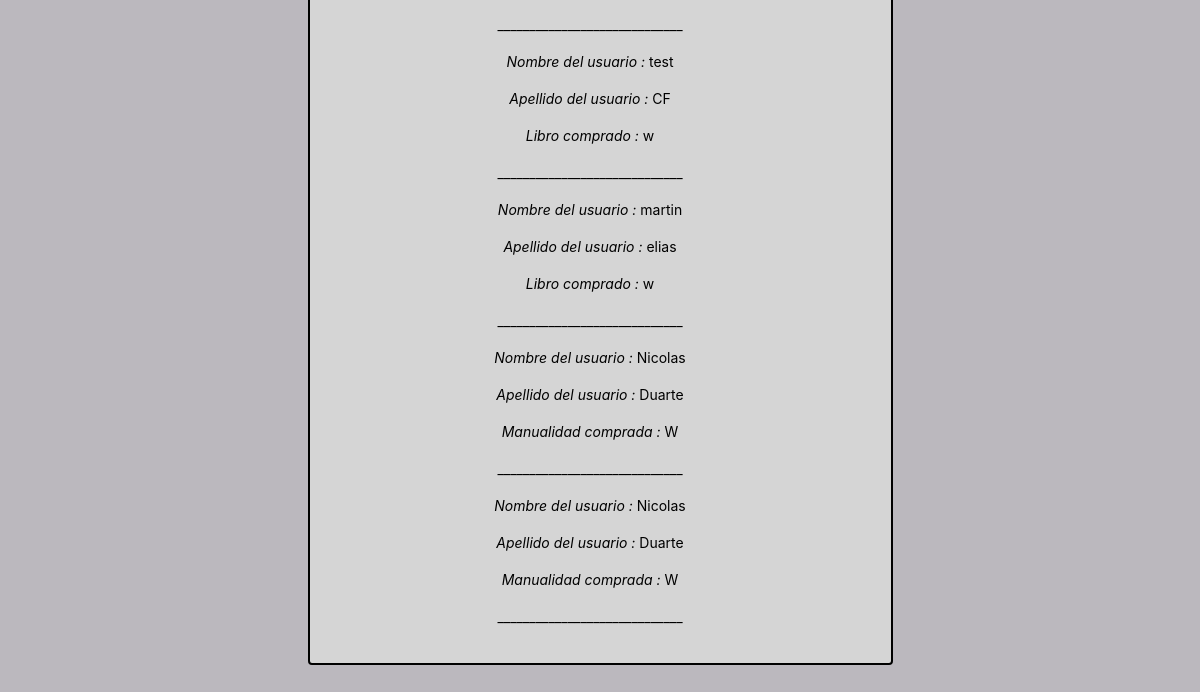
The app's page /VistaCompradores (signed in, lower part), older data.
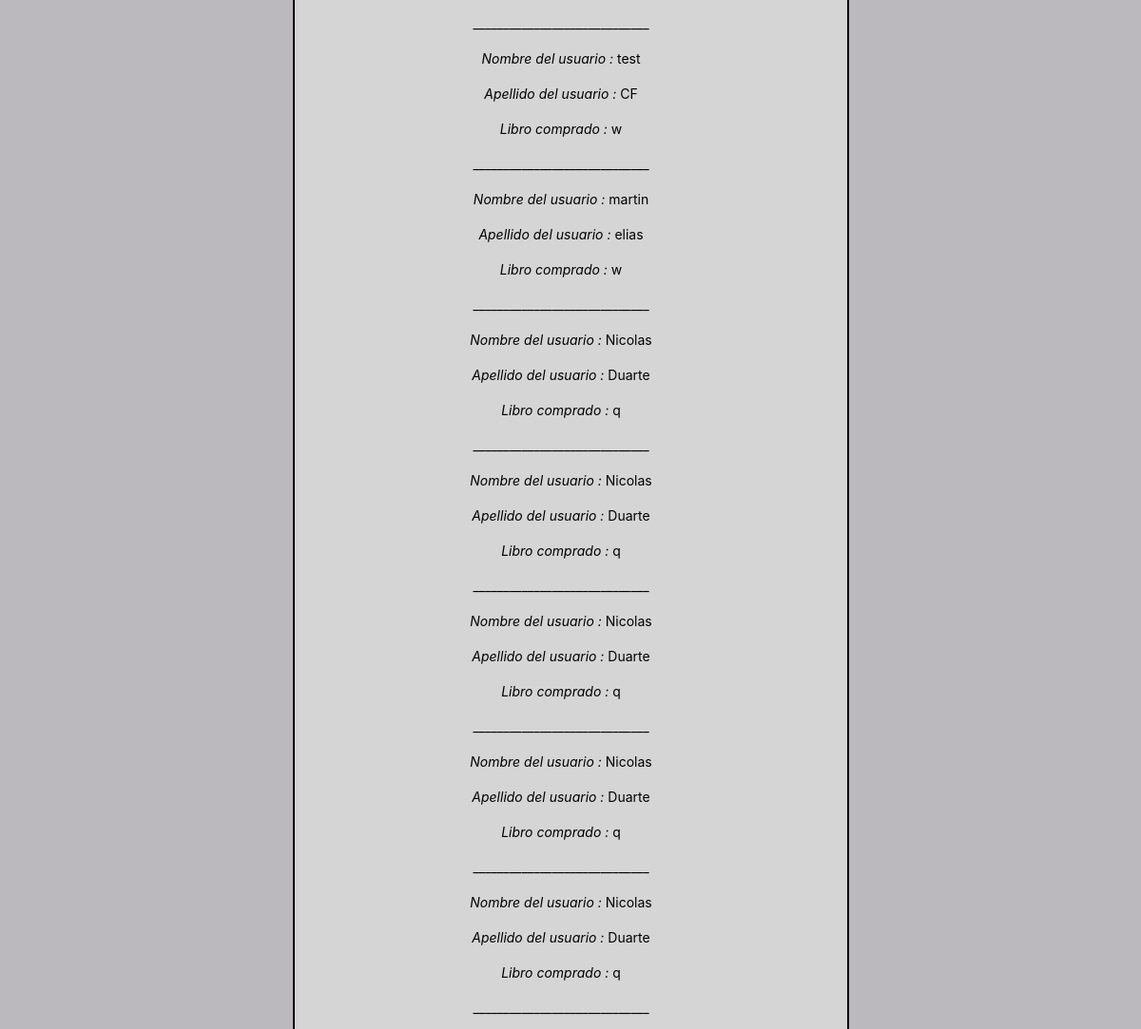
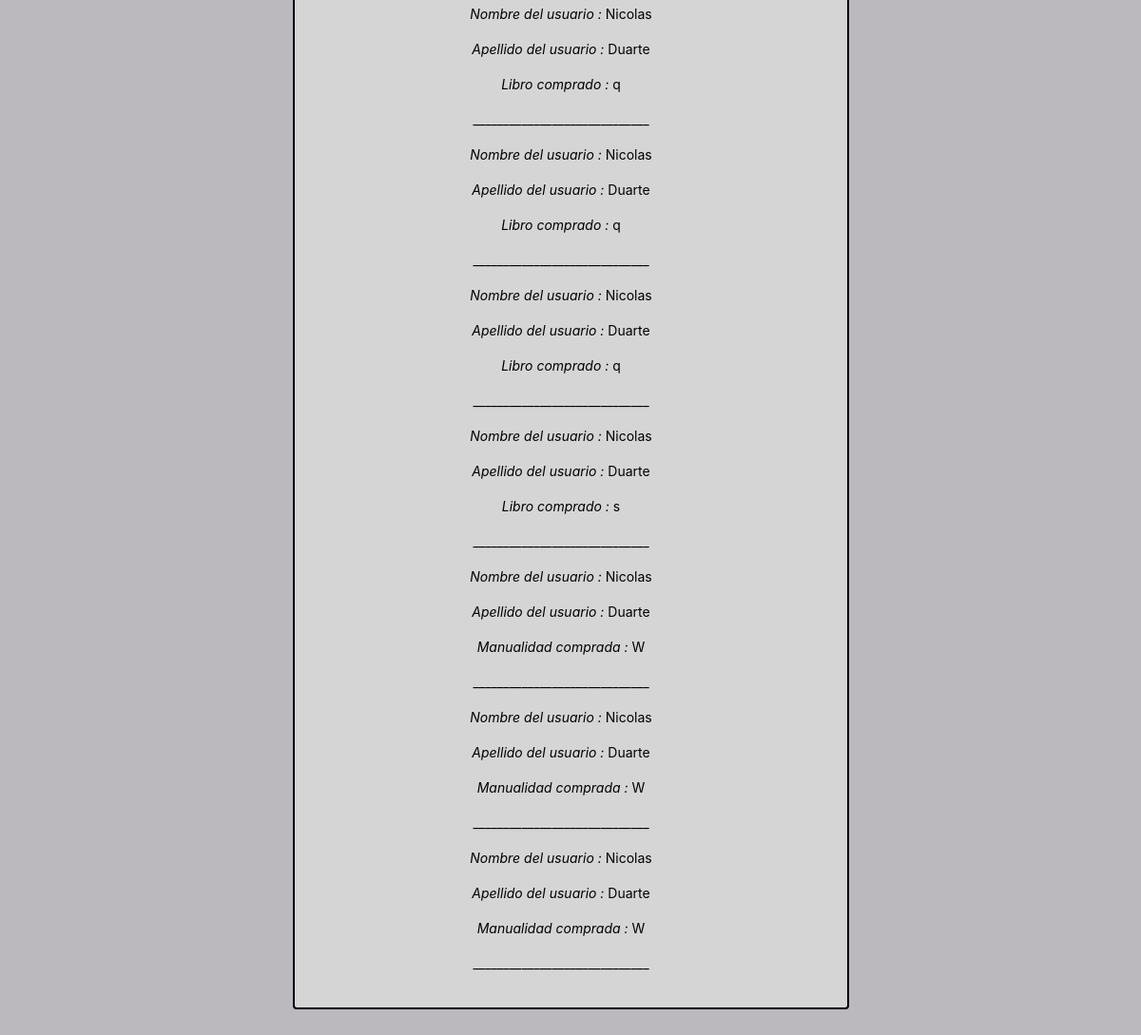
The same page, newer data (2 pictures, top to bottom).
### homePage/models.py (models this page shows, shortened)
class Compradores(models.Model):
		libro = models.ForeignKey(infoLibro, on_delete=models.SET_NULL,null=True)
		manualidad = models.ForeignKey(contenidoManualidad, on_delete=models.SET_NULL,null=True)
		multimedia = models.ForeignKey(contenidoMultimedia, on_delete=models.SET_NULL,null=True)
		usuarioDuenio=models.ForeignKey (infousuario,on_delete=models.SET_NULL, null=True,related_name='usuarioDuenio')
		usuarioComprador=models.ForeignKey (infousuario,on_delete=models.SET_NULL, null=True,related_name='usuarioComprador')

class infousuario(models.Model):
	cuantaCerrada=models.BooleanField(default=False)
	tieneCuentaActivada=models.BooleanField(default=True)
	balance= models.IntegerField(default=0,validators=[MinValueValidator(50)])
	user= models.OneToOneField (User,on_delete=models.CASCADE)
	descripcion=models.TextField(max_length=130, default="",blank=True, null=True)
	aficiones= models.ForeignKey(competencias,on_delete=models.CASCADE,null=True)
	es_CreadorDeContenido= models.BooleanField(default=False)
	profile_img=models.ImageField(upload_to='images/profile/',default='images/profile/perfilb.jpg',null=False,blank=False)
	es_Colaborador= models.BooleanField(default=False)
	numeroTelefono=models.PositiveIntegerField(blank=True, null=True, validators=[MinValueValidator(1000000),MaxValueValidator(9999999999)])

class infoLibro(models.Model):
	user=models.ForeignKey(User,on_delete=models.SET_NULL, null=True)
	archivo=models.FileField(upload_to='contenido/books/', validators=[validate_file_extension],default='contenido/books/default.pdf')
	genero= models.ForeignKey(GeneroLiterario, on_delete=models.SET_NULL, null=True)
	Titulo= models.CharField(max_length=50)
	Descripcion=models.TextField(max_length=2000)
	ISBN= models.IntegerField()
	PrecioLibro= models.IntegerField(default=0,validators=[MinValueValidator(50)])
	CantidadPaginas=models.IntegerField()
	Idioma=models.CharField(max_length=15)
	imagen=models.ImageField(upload_to='images/books/covers/',default='images/books/covers/default.jpg', null=True,blank=True )

class contenidoManualidad(models.Model):
	user=models.ForeignKey(User,on_delete=models.SET_NULL, null=True)
	title=models.CharField(max_length=50)
	existencias=models.IntegerField(default=0)
	descripcion=models.TextField(max_length=150)
	genero=models.ForeignKey(GeneroManualidad, on_delete=models.SET_NULL, null=True)
	precioV=models.PositiveIntegerField(default=0,validators=[MinValueValidator(50)])
	imagen=models.ImageField(upload_to='images/manualidades/covers/',default='images/manualidades/covers/default.jpg', null=True,blank=True )
	imagen2=models.ImageField(upload_to='images/manualidades/covers/',default='images/manualidades/covers/default.jpg', null=True,blank=True )
	imagen3=models.ImageField(upload_to='images/manualidades/covers/',default='images/manualidades/covers/default.jpg', null=True,blank=True )
	puntaje=models.DecimalField(max_digits=5, decimal_places=2, blank=True, null=True, default=0.00)
	canticomp=models.IntegerField(default=0)
	escultura='escultura'
	pintura='pintura'
	TipoMan= (
        (escultura, 'escultura'),
        (pintura, 'pintura'),
    )
	tipo=models.CharField(max_length=9,choices=TipoMan, null=True)

### homePage/views.py (the view)
# urls.py: url(r'^VistaCompradores$', views.compradores_view, name='ver compradores'),
@login_required(login_url='/')
def compradores_view(request):
	usuario= infousuario.objects.get(user = request.user)
	usuariosCompradores=[]
	usuariosCompraManu=[]
	compradxres=Compradores.objects.filter(usuarioDuenio=infousuario.objects.get(user = request.user))
	for item in compradxres:
		if( item.usuarioComprador is not None and item.libro is not None ):#Si es un libro
			usuariosCompradores.append(item)
		if( item.usuarioComprador is not None and item.manualidad is not None ):#Si es un libro
			usuariosCompraManu.append(item)
	return render(request,'VistaCompradores.html',{'usuariosCompradores':usuariosCompradores,'usuariosCompraManu':usuariosCompraManu})

### homePage/templates/VistaCompradores.html (shortened to what this page needs)
{% extends 'plantillaGeneral.html' %}
{% block extrahead %}
<link rel="stylesheet" href="/static/css/perfil.css">
{% endblock %}
{% block content %}
<div class="row">
	<div class="col col-3"></div>
	<div class="col col-6">
		<div class="container-7 conteiner">
			<center>
				{% for  Usuarios in usuariosCompradores %}
				<p><em><i>Nombre del usuario : </i></em>{{Usuarios.usuarioComprador.user.first_name}}</p>
				<p><em><i>Apellido del usuario :</i></em> {{Usuarios.usuarioComprador.user.last_name}}</p>
				<p><em><i>Libro comprado : </i></em>{{Usuarios.libro.Titulo}}</p>
				<p>_____________________________</p>
				{%endfor%}
				{% for  Usuar in usuariosCompraManu %}
				<p><em><i>Nombre del usuario :</i></em> {{Usuar.usuarioComprador.user.first_name}}</p>
				<p><em><i>Apellido del usuario :</i></em> {{Usuar.usuarioComprador.user.last_name}}</p>
				<p><em><i>Manualidad comprada :</i></em> {{Usuar.manualidad.title}}</p>
				<p>_____________________________</p>
				{%endfor%}
				</center>
		</div>
	</div>
{% endblock %}

Row changes from the older to the newer data that the page shows:
added Compradores: usuarioComprador.user.first_name "Nicolas", usuarioComprador.user.last_name "Duarte", libro.Titulo "q"
added Compradores: usuarioComprador.user.first_name "Nicolas", usuarioComprador.user.last_name "Duarte", libro.Titulo "q"
added Compradores: usuarioComprador.user.first_name "Nicolas", usuarioComprador.user.last_name "Duarte", libro.Titulo "q"
added Compradores: usuarioComprador.user.first_name "Nicolas", usuarioComprador.user.last_name "Duarte", libro.Titulo "q"
added Compradores: usuarioComprador.user.first_name "Nicolas", usuarioComprador.user.last_name "Duarte", libro.Titulo "q"
added Compradores: usuarioComprador.user.first_name "Nicolas", usuarioComprador.user.last_name "Duarte", libro.Titulo "q"
added Compradores: usuarioComprador.user.first_name "Nicolas", usuarioComprador.user.last_name "Duarte", libro.Titulo "q"
added Compradores: usuarioComprador.user.first_name "Nicolas", usuarioComprador.user.last_name "Duarte", libro.Titulo "q"
added Compradores: usuarioComprador.user.first_name "Nicolas", usuarioComprador.user.last_name "Duarte", libro.Titulo "s"
added Compradores: usuarioComprador.user.first_name "Nicolas", usuarioComprador.user.last_name "Duarte", manualidad "W"
